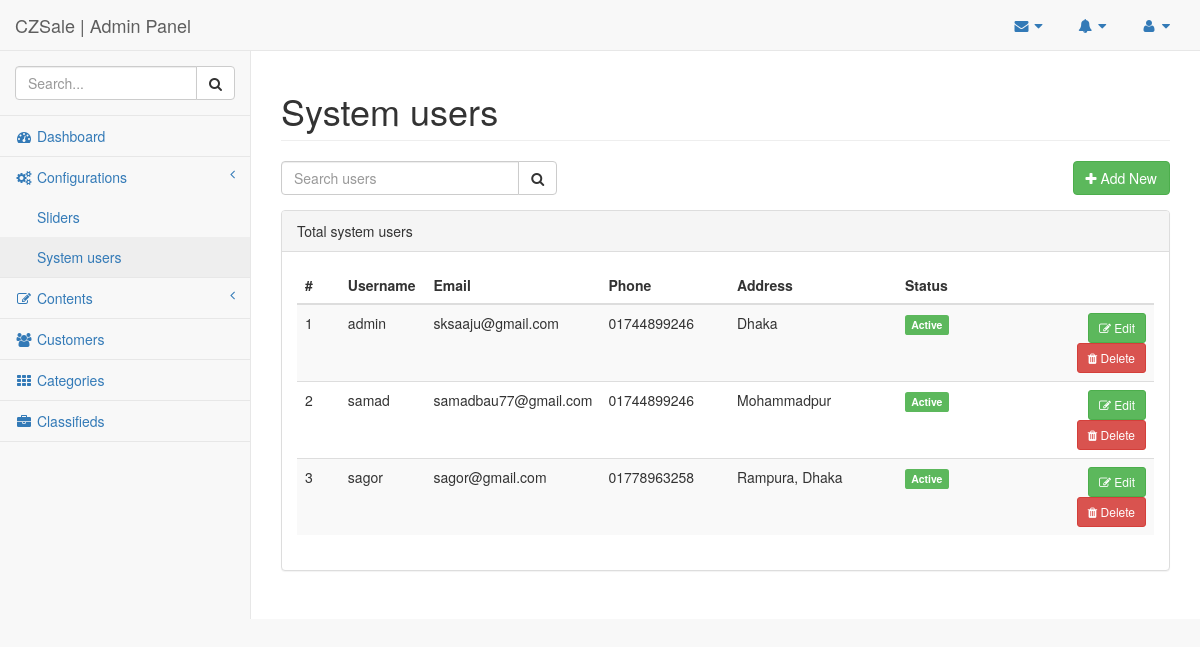
The app's page /admin/system_users.php (signed in) with its own data.
### tables this page shows
CREATE TABLE `system_users` (
  `id` int(11) NOT NULL,
  `username` varchar(50) NOT NULL,
  `password` varchar(100) NOT NULL,
  `email` varchar(100) NOT NULL,
  `phone` varchar(20) NOT NULL,
  `address` tinytext NOT NULL,
  `status` tinyint(1) NOT NULL DEFAULT '0' COMMENT '1=Active, 0=Inactive'
);

### classes/DbConfig.php (called while the page is built, shortened)
<?php
class DbConfig  {
	private $_host = 'localhost';
	private $_username = 'root';
	private $_password = '';
	private $_database = 'czsale';
	protected $connection;
	public function __construct() {
		if (!isset($this->connection)) {
			$this->connection = new mysqli($this->_host, $this->_username, $this->_password, $this->_database);
		}
		return $this->connection;
	}
}
?>

### classes/Crud.php (called while the page is built, shortened)
<?php
include_once 'DbConfig.php';
class Crud extends DbConfig {
	public function getData($query) {
		$result = $this->connection->query($query);
		$rows = array();
		while ($row = $result->fetch_object()) {
			$rows[] = $row;
		}
		return $rows;
	}
}
?>

### admin/system_users.php (the view, shortened to what this page needs)
<?php
    require_once('../classes/Crud.php');
    $crud = new Crud();
?>
<!DOCTYPE html>
<html lang="en">
<head>
    <link href="vendor/bootstrap/css/bootstrap.min.css" rel="stylesheet">
    <link href="vendor/metisMenu/metisMenu.min.css" rel="stylesheet">
    <link href="assets/css/sb-admin-2.css" rel="stylesheet">
    <link href="vendor/font-awesome/css/font-awesome.min.css" rel="stylesheet" type="text/css">
</head>
<body>
    <div id="wrapper">
        <?php require_once('includes/navigation.php'); ?>
        <div id="page-wrapper">
            <div class="row">
                <div class="col-lg-12">
                    <h1 class="page-header">System users</h1>
                </div>
            </div>
            <div class="row">
                <div class="col-md-4">
                    <div class="form-group input-group">
                        <input type="text" class="form-control" placeholder="Search users">
                        <span class="input-group-btn">
                            <button class="btn btn-default" type="button"><i class="fa fa-search"></i>
                            </button>
                        </span>
                    </div>
                </div>
                <div class="col-md-8">
                    <a href="system_users_form.php" class="btn btn-success pull-right"><i class="fa fa-plus"></i> Add New</a>
                </div>
            </div>
            <div class="row">
                <div class="col-lg-12 col-md-12">
                    <div class="panel panel-default">
                        <div class="panel-heading">
                            Total system users
                        </div>
                        <div class="panel-body">
                            <div class="table-responsive">
                                <table class="table table-striped table-hover">
                                    <thead>
                                        <tr>
                                            <th width="5%">#</th>
                                            <th width="10%">Username</th>
                                            <th width="20%">Email</th>
                                            <th width="15%">Phone</th>
                                            <th>Address</th>
                                            <th width="15%">Status</th>
                                            <th width="15%" class="text-right"></th>
                                        </tr>
                                    </thead>
                                    <tbody>
                                    <?php
                                        $system_users = $crud->getData("select * from system_users");
                                        $number=1;
                                        foreach ($system_users as $users) {
                                    ?>
                                        <tr>
                                            <td><?php echo $number++; ?></td>
                                            <td><?php echo $users->username; ?></td>
                                            <td><?php echo $users->email; ?></td>
                                            <td><?php echo $users->phone; ?></td>
                                            <td><?php echo $users->address; ?></td>
                                            <td>
                                            <?php
                                                if($users->status==1) {
                                                    echo '<span class="label label-success">Active</span>';
                                                } else {
                                                    echo '<span class="label label-danger">Inctive</span>';
                                                }
                                            ?>
                                            </td>
                                            <td class="text-right">
                                                <a href="system_users_form.php?id=<?php echo $users->id; ?>" class="btn btn-sm btn-success"><i class="fa fa-edit"></i> Edit</a>
                                                <a href="system_users.php?action=delete&id=<?php echo $users->id; ?>" onClick="return confirm('Are you sure you want to delete?')" class="btn btn-sm btn-danger"><i class="fa fa-trash"></i> Delete</a>
                                            </td>
                                        </tr>
                                    <?php
                                        }
                                    ?>
                                    </tbody>
                                </table>
                            </div>
                        </div>
                    </div>
                </div>
            </div>
        </div>
    </div>
</body>
</html>

### admin/includes/navigation.php (shortened to what this page needs)
<nav class="navbar navbar-default navbar-static-top" role="navigation" style="margin-bottom: 0">
    <div class="navbar-header">
        <a class="navbar-brand" href="dashboard.php">CZSale | Admin Panel</a>
    </div>
    <ul class="nav navbar-top-links navbar-right">
        <li class="dropdown">
            <a class="dropdown-toggle" data-toggle="dropdown" href="#">
                <i class="fa fa-envelope fa-fw"></i> <i class="fa fa-caret-down"></i>
            </a>
        </li>
        <li class="dropdown">
            <a class="dropdown-toggle" data-toggle="dropdown" href="#">
                <i class="fa fa-bell fa-fw"></i> <i class="fa fa-caret-down"></i>
            </a>
        </li>
        <li class="dropdown">
            <a class="dropdown-toggle" data-toggle="dropdown" href="#">
                <i class="fa fa-user fa-fw"></i> <i class="fa fa-caret-down"></i>
            </a>
        </li>
    </ul>
    <div class="navbar-default sidebar" role="navigation">
        <div class="sidebar-nav navbar-collapse">
            <ul class="nav" id="side-menu">
                <li class="sidebar-search">
                    <div class="input-group custom-search-form">
                        <input type="text" class="form-control" placeholder="Search...">
                        <span class="input-group-btn">
                        <button class="btn btn-default" type="button">
                            <i class="fa fa-search"></i>
                        </button>
                    </span>
                    </div>
                </li>
                <li>
                    <a href="dashboard.php"><i class="fa fa-dashboard fa-fw"></i> Dashboard</a>
                </li>
                <li>
                    <a href="#"><i class="fa fa-cogs fa-fw"></i> Configurations<span class="fa arrow"></span></a>
                    <ul class="nav nav-second-level">
                        <li>
                            <a href="#">Sliders</a>
                        </li>
                        <li>
                            <a href="system_users.php">System users</a>
                        </li>
                    </ul>
                </li>
                <li>
                    <a href="#"><i class="fa fa-edit fa-fw"></i> Contents<span class="fa arrow"></span></a>
                </li>
                <li>
                    <a href="#"><i class="fa fa-users fa-fw"></i> Customers</a>
                </li>
                <li>
                    <a href="#"><i class="fa fa-th fa-fw"></i> Categories</a>
                </li>
                <li>
                    <a href="#"><i class="fa fa-briefcase fa-fw"></i> Classifieds</a>
                </li>
            </ul>
        </div>
    </div>
</nav>

### admin/assets/css/sb-admin-2.css (style rules this page uses)
body { background-color: #f8f8f8; }
#wrapper { width: 100%; }
#page-wrapper { padding: 0 15px; min-height: 568px; background-color: white; }
@media (min-width: 768px) { #page-wrapper { position: inherit; margin: 0 0 0 250px; padding: 0 30px; border-left: 1px solid #e7e7e7; } }
.navbar-top-links { margin-right: 0; }
.navbar-top-links li { display: inline-block; }
.navbar-top-links li:last-child { margin-right: 15px; }
.navbar-top-links li a { padding: 15px; min-height: 50px; }
.sidebar .sidebar-nav.navbar-collapse { padding-left: 0; padding-right: 0; }
.sidebar .sidebar-search { padding: 15px; }
.sidebar ul li { border-bottom: 1px solid #e7e7e7; }
.sidebar ul li a.active { background-color: #eeeeee; }
.sidebar .arrow { float: right; }
.sidebar .fa.arrow:before { content: "\f104"; }
.sidebar .nav-second-level li, .sidebar .nav-third-level li { border-bottom: none !important; }
.sidebar .nav-second-level li a { padding-left: 37px; }
@media (min-width: 768px) { .sidebar { z-index: 1; position: absolute; width: 250px; margin-top: 51px; } }

### records on screen
system_users: username "admin", email "sksaaju@gmail.com", phone "01744899246", address "Dhaka", status "Active"
system_users: username "samad", email "samadbau77@gmail.com", phone "01744899246", address "Mohammadpur", status "Active"
system_users: username "sagor", email "sagor@gmail.com", phone "01778963258", address "Rampura, Dhaka", status "Active"
